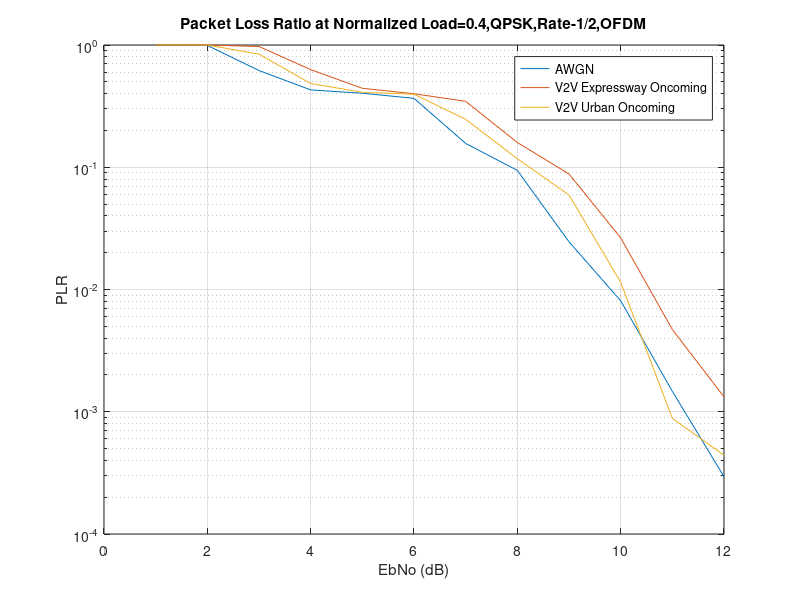

MATLAB code to generate this figure:
clc;
clear;
close all;

%%

figure

%%
load('SIC G0.4 AWGN.mat');
semilogy(EbNoVec,PLR);
hold on
%%
clear
load('SIC G0.4 V2Vc1.mat');
semilogy(EbNoVec,PLR);
hold on
%%
load('SIC G0.4 V2Vc2.mat');
semilogy(EbNoVec,PLR);
hold on

%%
% Plot the estimated PER
grid on;
legend('AWGN','V2V Expressway Oncoming','V2V Urban Oncoming','location','best');
xlabel('EbNo (dB)');
ylabel('PLR');
title('Packet Loss Ratio at Normalized Load=0.4,QPSK,Rate-1/2,OFDM');
%%

% print('-deps','-r600','GFinalSIC.eps')

